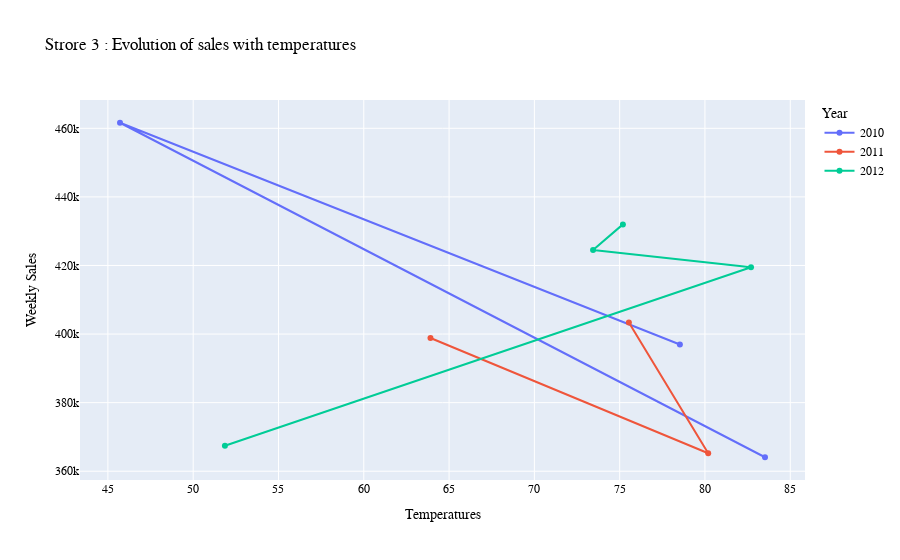

Notebook code for this chart:
### Code cell
# Create figure
fig = go.Figure()

fig.add_trace(
    go.Scatter(
        x=data_temp.loc[data_temp['Year']==2010]['Temperature'],
        y=data_temp.loc[data_temp['Year']==2010]['Weekly_Sales'],
        name='2010'
                ))

fig.add_trace(
    go.Scatter(
        x=data_temp.loc[data_temp['Year']==2011]['Temperature'],
        y=data_temp.loc[data_temp['Year']==2011]['Weekly_Sales'],
        name='2011'
                ))

fig.add_trace(
    go.Scatter(
        x=data_temp.loc[data_temp['Year']==2012]['Temperature'],
        y=data_temp.loc[data_temp['Year']==2012]['Weekly_Sales'],
        name='2012'
                )) 

fig.update_layout(
    title="Strore 3 : Evolution of sales with temperatures",
    xaxis_title="Temperatures",
    yaxis_title="Weekly Sales",
    legend_title="Year",
    font=dict(
        family="Courier New, monospace",
        size=12,
        color="black"
    )
)

fig.show()

### Figure 1 — Plotly figure (JSON) as saved in the notebook; plotly's stock layout.template omitted (floating-point values rounded to 4 significant figures)
{"data": [{"name": "2010", "type": "scatter", "x": [78.53, 45.71, 83.52], "y": [397000.0, 461600.0, 364100.0]}, {"name": "2011", "type": "scatter", "x": [75.54, 80.19, 63.91], "y": [403300.0, 365200.0, 398800.0]}, {"name": "2012", "type": "scatter", "x": [51.86, 82.7, 73.44, 75.19], "y": [367400.0, 419500.0, 424500.0, 432000.0]}], "layout": {"font": {"color": "black", "family": "Courier New, monospace", "size": 12}, "legend": {"title": {"text": "Year"}}, "title": {"text": "Strore 3 : Evolution of sales with temperatures"}, "xaxis": {"title": {"text": "Temperatures"}}, "yaxis": {"title": {"text": "Weekly Sales"}}}}
